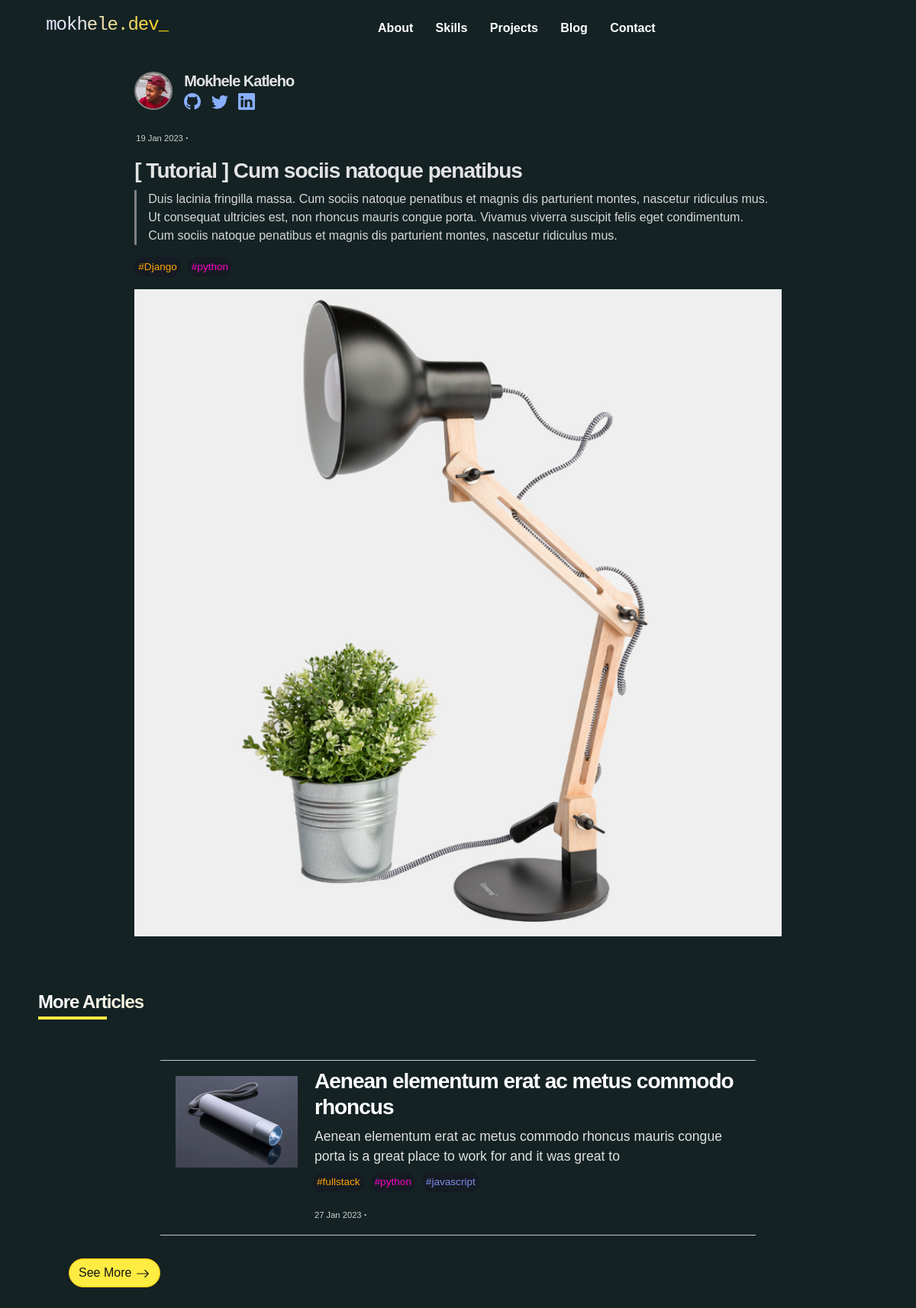
/blog/article/django-all-you-need-to-know, run on the app's committed database.
### blog_app/models.py (models this page shows, shortened)
class Article(models.Model):
    title = models.CharField(max_length=80)
    subtitle = models.CharField(max_length=500)
    thumbnail = models.ImageField(upload_to="blog")
    body = QuillField()
    date_posted = models.DateTimeField(auto_now_add=True)
    featured_article = models.BooleanField(default=False)
    tags = models.ManyToManyField(Tag, null=True, blank=True)
    slug = models.SlugField(null=True)
    ordering = models.IntegerField( unique = True , null= True , blank = True   )
    date_added = models.DateTimeField(auto_now_add=True, blank=True,null=True)

class Tag(models.Model):
	name = models.CharField(max_length=100)

### blog_app/views.py (the view)
# urls.py: path('article/<slug:slug>',views.article, name="article")
def article(request , slug):
    article = Article.objects.get(slug=slug)
    articles = Article.objects.exclude( slug = slug )
    context = {"article":article, "articles":articles }
    return render(request , "blog_app/article.html", context)

### main_app/templatetags/read-time.py (called while the page is built)
def read(html):
    return readtime.of_html(html)

### blog_app/templates/blog_app/article.html (shortened to what this page needs)
{% extends 'main_app/base.html'  %}
{% load static %}
{% load read-time %}
{% block content %}
    <section style="">
        <br>
        <div class=" d-flex justify-content-center ">
            <div class= "d-flex justify-content-center" >
                <div class="col-12 col-md-9">
                    <div class="d-flex" >
                        <div class="position-relative"  >
                        <img style="height: 50px; width:50px;border-radius:50%;border: gray 2px solid;" src="{% static 'images/author.jpg' %}"  class="img-flex"  alt="">
                        </div>
                        <div class="col-6">
                            <div class="row">
                                <h5 style="margin-left: 3px;color:rgb(227, 227, 227);margin-bottom: 2px;">Mokhele Katleho</h5>
                            </div>
                            <div class="row">
                                    <div class="col-1">
                                        <a style="color:rgb(137, 174, 255)" href="https://github.com/mokhelek">
                                        </a>
                                    </div>
                                    <div class="col-1">
                                        <a style="color:rgb(137, 174, 255)" href="https://twitter.com/Mokhele_k">
                                        </a>
                                    </div>
                                    <div class="col-1">
                                        <a style="color:rgb(137, 174, 255)" href="https://www.linkedin.com/in/katleho-mokhele">
                                        </a>
                                    </div>
                            </div>
                        </div>
                    </div> <br>
                        <div class="row">
                            <div class="col">
                            <p style="font-size: 0.7rem;color:rgb(206, 206, 206);margin-left: 2px;margin-top: 3px;"> {{article.date_posted|date:" d M Y"}} <span style="font-weight:700;font-size:larger">  &centerdot; </span> {{article.body.html|readtime}}</p>
                            </div>
                        </div>
                    <h3 style="color:rgb(227, 227, 227)">{{article.title}}</h3>
                    <div  style="border-left: 3px gray solid;"  class="container">
                        <p style="color:rgb(215, 215, 215)">{{article.subtitle}}</p>
                    </div>
                    <div class="d-flex">
                        {% for tag in article.tags.all %}
                        <div class="">
                        <div class="rounded-pill" style="background-color: #17172284 ">
                            <p class="d-flex justify-content-center" style="padding:3px 5px 3px 5px;font-size: 0.85rem;color: {% cycle 'orange' '#FB04C9' '#7C8EE8' '#E6E116' '#C653FF'  '#00D43F' '#009FB8' '#E6E116' %};">{{tag.name}}</p>
                        </div>
                        </div> &nbsp;&nbsp;
                    {% endfor %}
                    </div>
                    <div style="margin: 0cm; padding:0cm;" class="thumb-wrapper">
                        <img style="width: 100%;" src="{{article.thumbnail.url}}" class="img-fluid" alt="">
                    </div><br>
                </div>
            </div>
        </div>
        <br>
        <br>
        <div class="container">
            <h4 id="sections" style="margin-left: 5px;color: white;margin-top: 0cm;margin-bottom: 0cm;"> More Articles </h4>
            <div style="width:100px;overflow:hidden">
              <hr style="color: #ffec42;border: 2px #ffec42 solid ; opacity: 1;margin:5px ">
            </div>
        </div>
        <br>
        <br>
    <div class="container-fluid blog-container"  >
        <div class="row d-flex justify-content-center">
          {% for article in articles %}
          <div class=" col-12 col-md-10 col-lg-9">
           {% if forloop.counter == 1 %}
           <div class="d-flex" style="border-top:1px  solid rgb(200, 200, 200);border-bottom:1px  solid rgb(200, 200, 200);">
            {% else %}
            <div class="d-flex" style="border-bottom:1px  solid rgb(200, 200, 200);">
            {% endif %}
              <div class="blog-img" style="margin: 20px;">
                <img height="150" src="{{article.thumbnail.url}}" alt="">
              </div>
              <div class="">
               <a href="{% url 'blog_app:article' article.slug %}" class="article-link">  <h3 class="blog-title" style="margin-left: 2px;margin-top:10px;color:white">{{article.title}}</h3> </a>
                <p style="margin-left: 2px;margin-right: 20px;margin-bottom: 8px;color:rgb(225, 225, 225); font-size: 1.1rem;" class="blog-subtitle">
                  {{article.subtitle|truncatechars:160}}
                </p>
                <div class="d-flex">
                  {% for tag in article.tags.all %}
                  <div class="">
                    <div class="rounded-pill" style="background-color: #17172284 ">
                      <p class="d-flex justify-content-center" style="padding:3px 5px 3px 5px;font-size: 0.85rem;color: {% cycle 'orange' '#FB04C9' '#7C8EE8' '#E6E116' '#C653FF'  '#00D43F' '#009FB8' '#E6E116' %};">{{tag.name}}</p>
                    </div>
                  </div> &nbsp;&nbsp;
                 {% endfor %}
              </div>
                <div class="row">
                  <div class="col">
                    <p style="font-size: 0.7rem;color:rgb(206, 206, 206);margin-left: 2px;margin-top: 3px;"> {{article.date_posted|date:" d M Y"}} <span style="font-weight:700;font-size:larger">  &centerdot; </span> {{article.body.html|readtime}}</p>
                  </div>
                </div>
              </div>
            </div>
          </div>
          {% endfor %}
      </div>
      <div class="container" style="margin-top: 30px;">
        <a href="{% url 'blog_app:all_articles' %}" style="color:#141414 !important;background-color:#ffec42 " class="btn btn-warning rounded-pill">See More
          <svg xmlns="http://www.w3.org/2000/svg" width="20" height="18" fill="currentColor" class="bi bi-arrow-right" viewBox="0 0 16 16">
            <path fill-rule="evenodd" d="M1 8a.5.5 0 0 1 .5-.5h11.793l-3.147-3.146a.5.5 0 0 1 .708-.708l4 4a.5.5 0 0 1 0 .708l-4 4a.5.5 0 0 1-.708-.708L13.293 8.5H1.5A.5.5 0 0 1 1 8z"/>
        </svg>
      </a>
      </div>
    </div>
  <br>
  <br>
    </section>
{% endblock content %}

### static/css/tooplate-style.css (style rules this page uses)
#sections { background: linear-gradient(to left, rgba(255, 234, 0, 0.641) 25%, white 100%) !important; -webkit-background-clip: text !important; -webkit-text-fill-color: transparent !important; }
a { font-weight: normal; text-decoration: none !important; transition: all 0.4s ease; }
h1, h2, h3, h4, h5, h6 { font-weight: bold; letter-spacing: -1px; }
h3 { color: #ffffff; }
h3, b, strong { font-weight: bold; }
@media (min-width: 601px) { .blog-img img { width: 160px !important; height: 120px !important; top:50; bottom:50; } }
@media (min-width: 601px) { .blog-subtitle { display: block; } }
@media (min-width: 900px) { .blog-container { width:90% } }
section { background-color: #142224 !important; }

### data on the page
Article: date_posted "19 Jan 2023", title "[ Tutorial ] Cum sociis natoque penatibus", subtitle "Duis lacinia fringilla massa. Cum sociis natoque penatibus et magnis dis parturient montes, nascetur ridiculus mus. Ut consequat ultricies est, non rhoncus mauris congue porta. Vivamus viverra suscipit felis eget condimentum. Cum sociis natoque penatibus et magnis dis parturient montes, nascetur ridiculus mus.", thumbnail (picture)
Tag: name "#Django"
Tag: name "#python"
Article: thumbnail (picture), title "Aenean elementum erat ac metus commodo rhoncus", subtitle "Aenean elementum erat ac metus commodo rhoncus mauris congue porta is a great place to work for and it was great to", date_posted "27 Jan 2023"
Tag: name "#fullstack"
Tag: name "#javascript"
